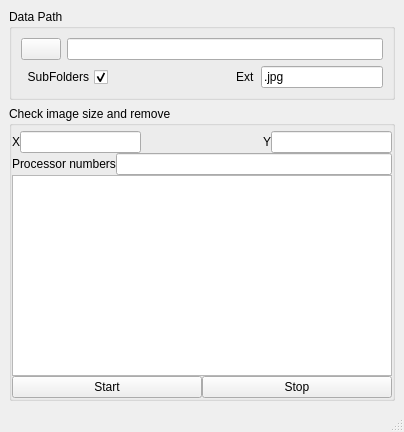
<?xml version="1.0" encoding="UTF-8"?>
<ui version="4.0">
 <class>MainWindow</class>
 <widget class="QMainWindow" name="MainWindow">
  <property name="geometry">
   <rect>
    <x>0</x>
    <y>0</y>
    <width>404</width>
    <height>432</height>
   </rect>
  </property>
  <property name="windowTitle">
   <string>MainWindow</string>
  </property>
  <widget class="QWidget" name="centralwidget">
   <layout class="QGridLayout" name="gridLayout_3">
    <item row="0" column="0">
     <widget class="QGroupBox" name="gridGroupBox">
      <property name="title">
       <string>Data Path</string>
      </property>
      <layout class="QGridLayout" name="gridLayout">
       <item row="0" column="1">
        <widget class="QPushButton" name="pushButton">
         <property name="text">
          <string/>
         </property>
        </widget>
       </item>
       <item row="0" column="2">
        <widget class="QLineEdit" name="le_datapath"/>
       </item>
       <item row="1" column="1" colspan="2">
        <layout class="QHBoxLayout" name="horizontalLayout">
         <item>
          <widget class="QCheckBox" name="ckb_subfolders">
           <property name="layoutDirection">
            <enum>Qt::RightToLeft</enum>
           </property>
           <property name="text">
            <string>SubFolders</string>
           </property>
           <property name="checked">
            <bool>true</bool>
           </property>
          </widget>
         </item>
         <item>
          <spacer name="horizontalSpacer">
           <property name="orientation">
            <enum>Qt::Horizontal</enum>
           </property>
           <property name="sizeHint" stdset="0">
            <size>
             <width>40</width>
             <height>20</height>
            </size>
           </property>
          </spacer>
         </item>
         <item>
          <widget class="QLabel" name="label">
           <property name="text">
            <string>Ext</string>
           </property>
           <property name="textFormat">
            <enum>Qt::AutoText</enum>
           </property>
          </widget>
         </item>
         <item>
          <widget class="QLineEdit" name="le_ext">
           <property name="text">
            <string>.jpg</string>
           </property>
          </widget>
         </item>
        </layout>
       </item>
      </layout>
     </widget>
    </item>
    <item row="1" column="0">
     <widget class="QGroupBox" name="gridGroupBox">
      <property name="title">
       <string>Check image size and remove</string>
      </property>
      <layout class="QGridLayout" name="gridLayout_2">
       <property name="leftMargin">
        <number>0</number>
       </property>
       <property name="topMargin">
        <number>5</number>
       </property>
       <property name="rightMargin">
        <number>0</number>
       </property>
       <property name="bottomMargin">
        <number>0</number>
       </property>
       <property name="horizontalSpacing">
        <number>1</number>
       </property>
       <property name="verticalSpacing">
        <number>6</number>
       </property>
       <item row="0" column="0">
        <layout class="QVBoxLayout" name="verticalLayout">
         <item>
          <layout class="QHBoxLayout" name="horizontalLayout_2">
           <item>
            <widget class="QLabel" name="label_2">
             <property name="text">
              <string>X</string>
             </property>
            </widget>
           </item>
           <item>
            <widget class="QLineEdit" name="le_x_size"/>
           </item>
           <item>
            <spacer name="horizontalSpacer_2">
             <property name="orientation">
              <enum>Qt::Horizontal</enum>
             </property>
             <property name="sizeHint" stdset="0">
              <size>
               <width>40</width>
               <height>20</height>
              </size>
             </property>
            </spacer>
           </item>
           <item>
            <widget class="QLabel" name="label_3">
             <property name="text">
              <string>Y</string>
             </property>
            </widget>
           </item>
           <item>
            <widget class="QLineEdit" name="le_y_size"/>
           </item>
          </layout>
         </item>
         <item>
          <layout class="QHBoxLayout" name="horizontalLayout_4">
           <item>
            <widget class="QLabel" name="label_4">
             <property name="text">
              <string>Processor numbers</string>
             </property>
            </widget>
           </item>
           <item>
            <widget class="QLineEdit" name="le_Processor_numbers">
             <property name="text">
              <string/>
             </property>
            </widget>
           </item>
          </layout>
         </item>
         <item>
          <widget class="QTextBrowser" name="textBrowser"/>
         </item>
         <item>
          <layout class="QHBoxLayout" name="horizontalLayout_5">
           <item>
            <widget class="QPushButton" name="btn_main_start">
             <property name="text">
              <string>Start</string>
             </property>
            </widget>
           </item>
           <item>
            <widget class="QPushButton" name="btn_main_stop">
             <property name="text">
              <string>Stop</string>
             </property>
            </widget>
           </item>
          </layout>
         </item>
        </layout>
       </item>
      </layout>
     </widget>
    </item>
   </layout>
  </widget>
  <widget class="QMenuBar" name="menubar">
   <property name="geometry">
    <rect>
     <x>0</x>
     <y>0</y>
     <width>404</width>
     <height>21</height>
    </rect>
   </property>
  </widget>
  <widget class="QStatusBar" name="statusBar"/>
 </widget>
 <resources/>
 <connections/>
</ui>
